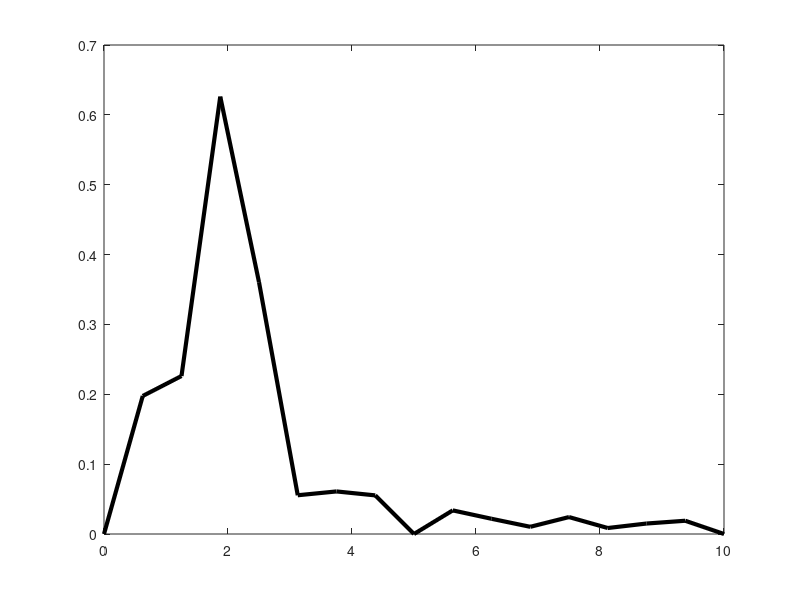

Write the MATLAB code that produced this figure. (Note: this script raises an error after producing the figure.)
%RADIX-2 FFT implementation ported to Octave from
%https://github.com/nesl/renderScriptFFT
%The above renderscript chokes on apis 18 to 23. I'm trying to figure
%out how to implement it with a different foreach call...
close all;
fclose all;
clear all;
clc;

addpath('functions');
sFreq = 20; %1000
N = 2^5;    %2^12
t = ([1:N]-1)./sFreq;
signal = sin(2*pi*2*t); %+0.5*sin(2*pi*200*t)+1.5*sin(2*pi*312.4*t);
signal(22:end) = 0; %Match C++ code
tic
fftSignal = abs(fft(signal));
toc;
amp = fftSignal/(length(fftSignal)/2);
amp = amp(1:((length(amp)/2)+1));
freq = linspace(0,sFreq/2,length(amp));
fh = figure;
plot(freq,amp,'k-','linewidth',3);

hold on;

tic
r2FFT = radix2fft(signal);
toc
%keyboard;
r2FFT = abs(r2FFT);
ramp = r2FFT/(length(r2FFT)/2);
ramp = ramp(1:((length(ramp)/2)+1));

%keyboard;
plot(freq,ramp,'b-.','linewidth',3);

if 1
	tic
	naiveFFT = naive_fft(signal);
	toc
	naiveFFT = abs(naiveFFT);
	namp = naiveFFT/(length(naiveFFT)/2);
	namp = namp(1:((length(namp)/2)+1));

	plot(freq,amp,'r--','linewidth',3);
end

waitfor(fh);
